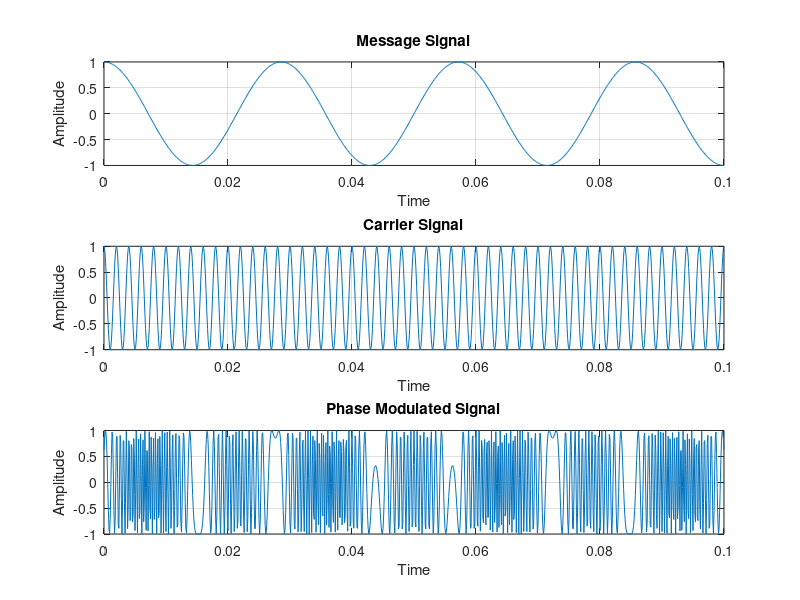

Recreate this plot in MATLAB.
% Frequency Modulation.

t = 0: 0.0001: 0.1;
fc = 500;
fm = 35;
Am = 1;
Ac = 1;
c = Ac*cos(2*pi*fc*t);
m = Am*cos(2*pi*fm*t);
kf = 70;
s = Ac.*cos(2*pi*fc*t - (kf.*cos(2*pi*fm*t)));


subplot(3,1,1);
plot(t, m);
ylabel('Amplitude');
xlabel('Time');
title('Message Signal');
grid on

subplot(3,1,2);
plot(t, c);
ylabel('Amplitude');
xlabel('Time');
title('Carrier Signal');
grid on

subplot(3,1,3);
plot(t, s);
ylabel('Amplitude');
xlabel('Time');
title('Phase Modulated Signal');
grid on
